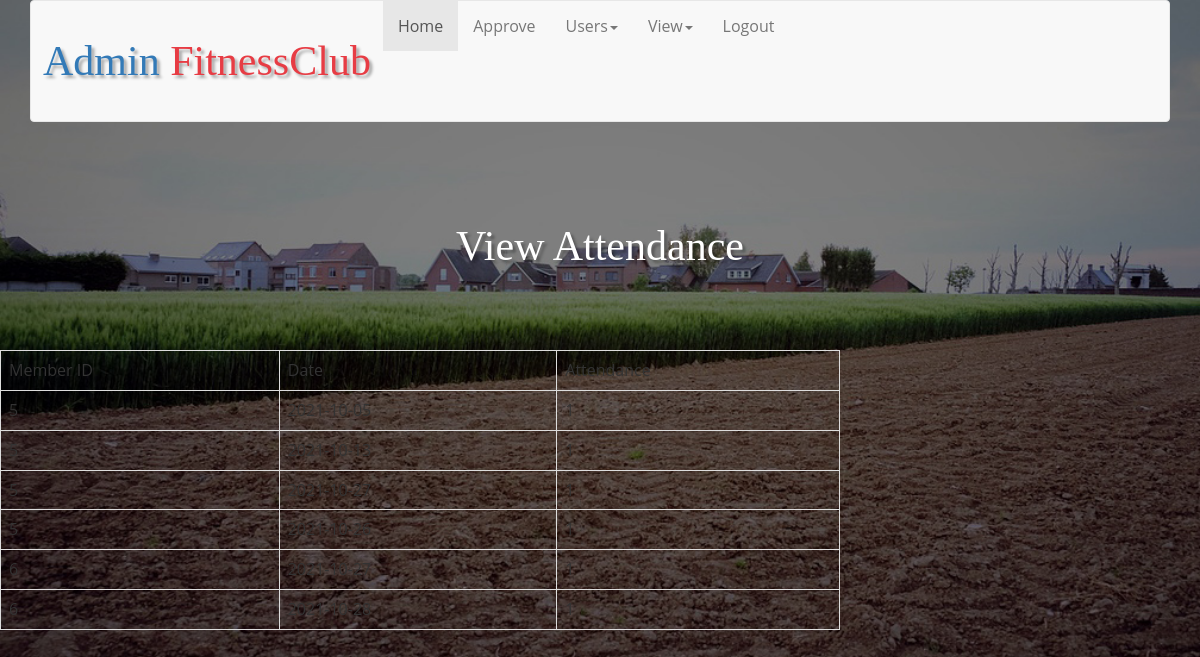
Screenshot of /Fitness_Club/Admin/attendance.php with the database file from the repository.
### tables this page shows
CREATE TABLE IF NOT EXISTS `attendance` (
  `a_id` int(11) NOT NULL AUTO_INCREMENT,
  `m_id` int(11) NOT NULL,
  `username` varchar(20) NOT NULL,
  `date` date NOT NULL,
  `present` int(11) NOT NULL,
  PRIMARY KEY (`a_id`)
);

### Fitness_Club/Admin/attendance.php (the view, shortened to what this page needs)
<?php
require_once './admin_nav.php';
require_once '../config/conn.php';
?>
    <h1 style="text-align:center">View Attendance</h1><br><br>
    <table style="width:70%;" align="center" class="table table-bordered">
        <tr><th>Member ID</th>
            <th>Date</th>
            <th>Attendance </th>
        </tr>
        <?php
        $sql="SELECT * FROM `attendance` WHERE `present`='1'";
            $res=$con->query($sql);
  if($res->num_rows>0)
{
    while($row=$res->fetch_assoc())
    {
        ?>
<tr>
<td><?php echo $row['m_id'];?></td>
<td><?php echo $row['date'];?></td>
<td><?php echo $row['present'];?></td>
</tr>
        <?php
    }}
    ?>
    </table>

### Fitness_Club/Admin/admin_nav.php (shortened to what this page needs)
<!DOCTYPE html>
<html lang="en">
<head>
<link href="css/bootstrap.css" rel="stylesheet" type="text/css" media="all" />
<link rel="stylesheet" href="css/style.css" type="text/css" media="all" />
<link href="css/font-awesome.css" rel="stylesheet">
</head>
<body>
	<div class="header">
		<div class="container">
			<nav class="navbar navbar-default">
				<div class="navbar-header">
					<div class="w3layouts-logo">
						<h1><a href="index.php">Admin <span>FitnessClub</span></a></h1>
					</div>
				</div>
				<div class="collapse navbar-collapse nav-wil" id="bs-example-navbar-collapse-1">
					<nav>
						<ul class="nav navbar-nav">
							<li class="active"><a href="index.php">Home</a></li>
							<li><a href="approve.php" class="hvr-sweep-to-bottom">Approve</a></li>
							<li><a href="#" class="dropdown-toggle hvr-sweep-to-bottom" data-toggle="dropdown" role="button" aria-haspopup="true" aria-expanded="false">Users<span class="caret"></span></a>
							</li>
			<li><a href="#" class="dropdown-toggle hvr-sweep-to-bottom" data-toggle="dropdown" role="button" aria-haspopup="true" aria-expanded="false">View<span class="caret"></span></a>
							</li>
							<li><a href="logout.php" class="hvr-sweep-to-bottom">Logout</a></li>
						</ul>
					</nav>
				</div>
			</nav>
		</div>
	</div>
			<link rel="stylesheet" href="css/flexslider.css" type="text/css" media="screen" property="" />
</body>
</html>

### Fitness_Club/Admin/login/css/style.css (style rules this page uses)
html, body, div, span, applet, object, iframe, h1, h2, h3, h4, h5, h6, p, blockquote, pre, a, abbr, acronym, address, big, cite, code, del, dfn, em, img, ins, kbd, q, s, samp, small, strike, strong, sub, sup, tt, var, b, u, i, dl, dt, dd, ol, nav ul, nav li, fieldset, form, label, legend, table, caption, tbody, tfoot, thead, tr, th, td, article, aside, canvas, details, embed, figure, figcaption, footer, header, hgroup, menu, nav, output, ruby, section, summary, time, mark, audio, video { margin: 0; padding: 0; border: 0; font-size: 100%; font: inherit; vertical-align: baseline; }
article, aside, details, figcaption, figure, footer, header, hgroup, menu, nav, section { display: block; }
ol, ul { list-style: none; margin: 0px; padding: 0px; }
table { border-collapse: collapse; border-spacing: 0; }
a { text-decoration: none; }
body { background: url(../images/1.jpg) no-repeat; background-size: cover; -webkit-background-size: cover; -moz-background-size: cover; -o-background-size: cover; -ms-background-size: cover; background-position: center; font-family: 'Open Sans', sans-serif; font-size: 100%; min-height:100vh; }
h1 { font-size: 3.5em; color: #fff; text-align: center; margin: 3vw 1vw; font-family: 'Sigmar One', cursive; text-shadow: 3px 3px 3px rgba(0, 0, 0, 0.32); }
h1 span { color: #e73c44; }
@media (max-width:1920px) { h1 { font-size: 3.5vw; } }

### rows the page displays
attendance: m "5", date "2021-10-05", present "1"
attendance: m "5", date "2021-10-13", present "1"
attendance: m "5", date "2021-10-27", present "1"
attendance: m "5", date "2021-10-26", present "1"
attendance: m "6", date "2021-10-27", present "1"
attendance: m "6", date "2021-10-28", present "1"
